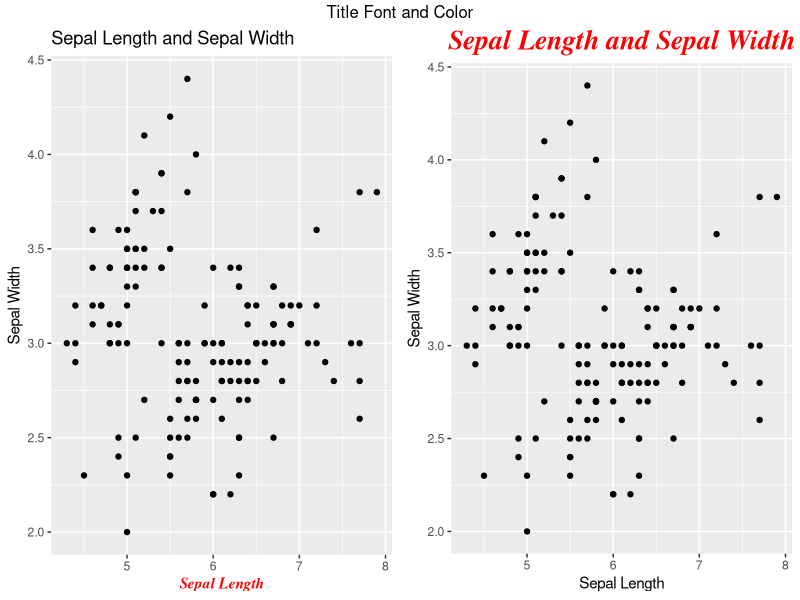

The R script that drew this image:
#
# Daven
# 12/02/25
# Overall Appearance 2
#

library(ggplot2)
library(gridExtra)

p1 <- ggplot(iris, aes(x = Sepal.Length, y = Sepal.Width)) +
  geom_point() +
  labs(title = 'Sepal Length and Sepal Width',
       x = 'Sepal Length',
       y = 'Sepal Width') +
  theme(axis.title.x = element_text(color = 'red',
                                    family = 'Times',
                                    face = 'bold.italic'))

p2 <- ggplot(iris, aes(x = Sepal.Length, y = Sepal.Width)) +
  geom_point() +
  labs(title = 'Sepal Length and Sepal Width',
       x = 'Sepal Length',
       y = 'Sepal Width') +
  theme(plot.title = element_text(hjust = 0.5,
                                  color = 'red',
                                  family = 'Times',
                                  face = 'bold.italic',
                                  size = 20))

grid.arrange(p1, p2, ncol = 2,
             top = 'Title Font and Color')